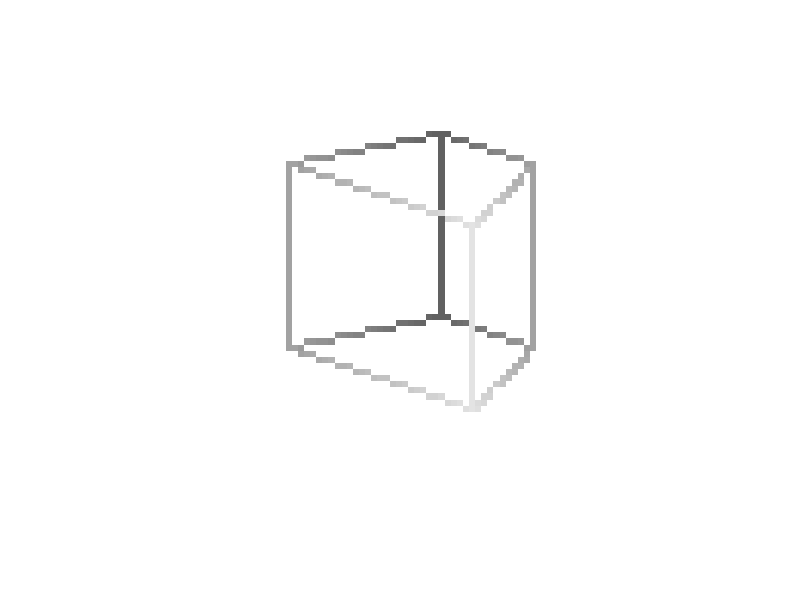

MATLAB code for this plot:
load quadrilatero.mat

% X é a varial que esta a cena
cena = X;
tamanho_cena = length(cena);
projecao = ones(tamanho_cena);


for eixo_x = 1:tamanho_cena
    for eixo_y = 1:tamanho_cena
        for eixo_z = 1:tamanho_cena
            if cena(eixo_x, eixo_y, eixo_z) != 0
                projecao(eixo_x, eixo_y) = 1 - (eixo_z/tamanho_cena);
                break
            end
        end
    end
end

imshow(projecao)

